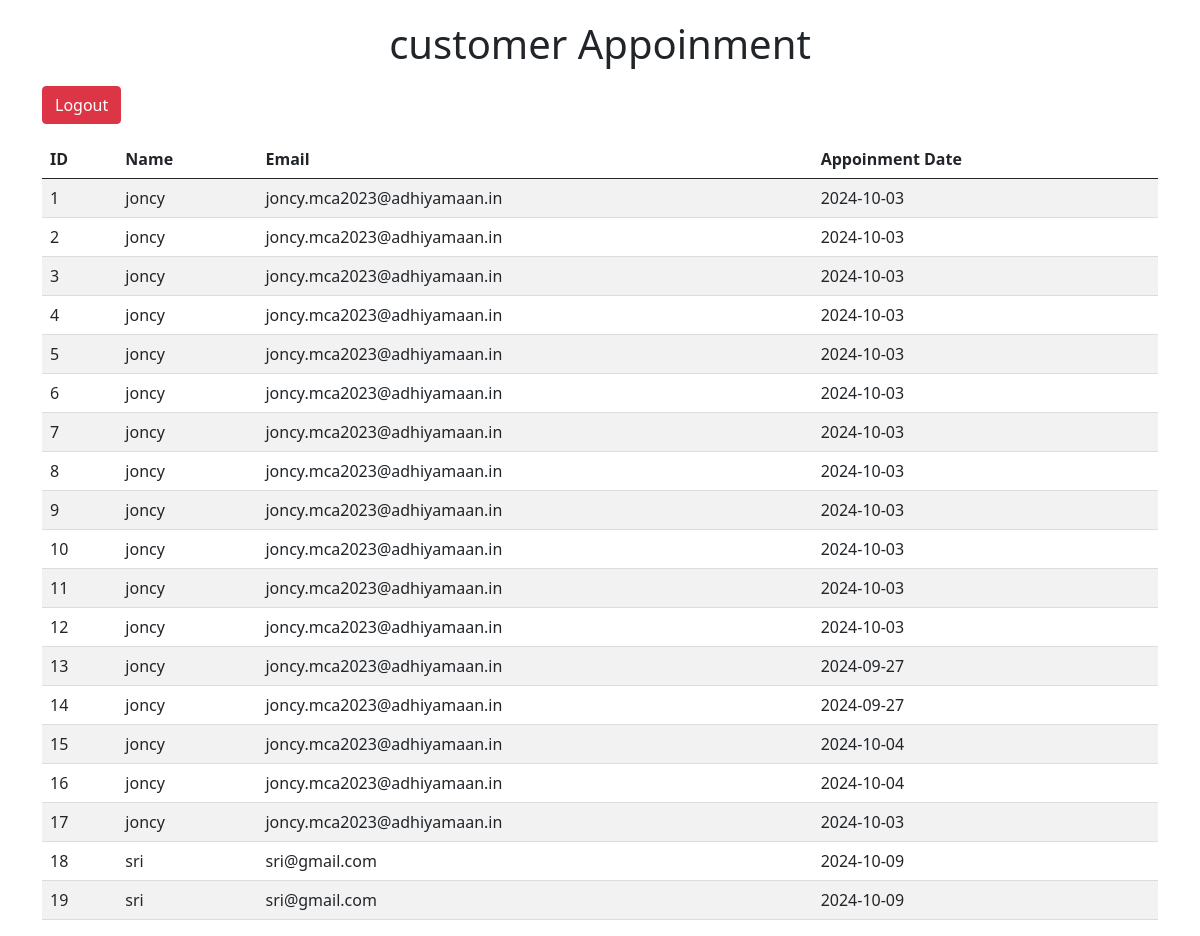
Screenshot of /result (signed in) with the database file from the repository.
### tables this page shows
CREATE TABLE users (
            id INTEGER PRIMARY KEY AUTOINCREMENT,
            name TEXT NOT NULL,
            mail TEXT NOT NULL,
            date TEXT NOT NULL
        );

### app.py (the view)
@app.route('/result')
def result():
    if not session.get('logged_in'):
        flash('you need to log in to access this page.')
        return redirect(url_for('login'))
    conn=sqlite3.connect('database.db')
    cursor=conn.cursor()
    cursor.execute('SELECT *FROM users')
    data=cursor.fetchall()
    conn.close()
    return render_template('result.html',data=data)

### templates/result.html (shortened to what this page needs)
<html>
    <head>
        <link href="https://cdn.jsdelivr.net/npm/bootstrap@5.0.2/dist/css/bootstrap.min.css" rel="stylesheet">
    </head>
    <body>
        <div class="container">
            <h1>customer Appoinment</h1>
            <a href="/logout" class="btn btn-danger mb-3">Logout</a>
            <table class="table table-striped">
                <thead>
                    <tr>
                        <th>ID</th>
                        <th>Name</th>
                        <th>Email</th>
                        <th>Appoinment Date</th>
                    </tr>
                </thead>
    <tbody>
                    {% for row in data %}
                    <tr>
                        <td>{{ row[0] }}</td>
                        <td>{{ row[1] }}</td>
                        <td>{{ row[2] }}</td>
                        <td>{{ row[3] }}</td>
                    </tr>
                    {% endfor %}
                </tbody>
            </table>
        </div>
    </body>
</html>

### templates/result.html (style rules this page uses)
table { width: 100%; }
th, td { padding: 15px; text-align: left; border-bottom: 1px solid #ddd; }
th { background-color: #f2f2f2; }
a { color: #007bff; text-decoration: none; }
.container { margin-top: 20px; }
h1 { text-align: center; }
a.btn-danger { margin-top: 10px; }

### rows the page displays
users: id "1", name "joncy", mail "joncy.mca2023@adhiyamaan.in", date "2024-10-03"
users: id "2", name "joncy", mail "joncy.mca2023@adhiyamaan.in", date "2024-10-03"
users: id "3", name "joncy", mail "joncy.mca2023@adhiyamaan.in", date "2024-10-03"
users: id "4", name "joncy", mail "joncy.mca2023@adhiyamaan.in", date "2024-10-03"
users: id "5", name "joncy", mail "joncy.mca2023@adhiyamaan.in", date "2024-10-03"
users: id "6", name "joncy", mail "joncy.mca2023@adhiyamaan.in", date "2024-10-03"
users: id "7", name "joncy", mail "joncy.mca2023@adhiyamaan.in", date "2024-10-03"
users: id "8", name "joncy", mail "joncy.mca2023@adhiyamaan.in", date "2024-10-03"
users: id "9", name "joncy", mail "joncy.mca2023@adhiyamaan.in", date "2024-10-03"
users: id "10", name "joncy", mail "joncy.mca2023@adhiyamaan.in", date "2024-10-03"
users: id "11", name "joncy", mail "joncy.mca2023@adhiyamaan.in", date "2024-10-03"
users: id "12", name "joncy", mail "joncy.mca2023@adhiyamaan.in", date "2024-10-03"
users: id "13", name "joncy", mail "joncy.mca2023@adhiyamaan.in", date "2024-09-27"
users: id "14", name "joncy", mail "joncy.mca2023@adhiyamaan.in", date "2024-09-27"
users: id "15", name "joncy", mail "joncy.mca2023@adhiyamaan.in", date "2024-10-04"
users: id "16", name "joncy", mail "joncy.mca2023@adhiyamaan.in", date "2024-10-04"
users: id "17", name "joncy", mail "joncy.mca2023@adhiyamaan.in", date "2024-10-03"
users: id "18", name "sri", mail "sri@gmail.com", date "2024-10-09"
users: id "19", name "sri", mail "sri@gmail.com", date "2024-10-09"
